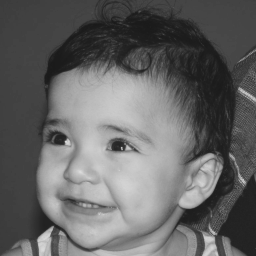
//> input picture img/biel.png, 256 x 256 px
$ ./esteg-encode img/biel.png   (built with g++ and OpenCV 4)
//> lines starting //> are read from the running program, lines starting //| are printed output that depends on the picture
#include <iostream>
#include <opencv2/opencv.hpp>

int main(int argc, char**argv) {
    cv::Mat imagemEscondida, imagemCodificada;
    cv::Vec3b valEscondida, valCodificada;

    imagemCodificada = cv::imread(argv[1], cv::IMREAD_COLOR);
//> imagemCodificada is the input picture: 256 rows x 256 cols, CV_8UC3; min 26, max 219, mean 100.9

    if (imagemCodificada.empty()) {
        std::cout << "imagem nao carregou corretamente" << std::endl;
        return (-1);
    }

    imagemEscondida = cv::Mat::zeros(imagemCodificada.rows, imagemCodificada.cols, CV_8UC3);

    for (int i = 0; i < imagemCodificada.rows; i++) {
        for (int j = 0; j < imagemCodificada.cols; j++) {
            valCodificada = imagemCodificada.at<cv::Vec3b>(i, j);
            valEscondida[0] = (0b00000111 & valCodificada[0]) << 5;
            valEscondida[1] = (0b00000111 & valCodificada[1]) << 5;
            valEscondida[2] = (0b00000111 & valCodificada[2]) << 5;
            imagemEscondida.at<cv::Vec3b>(i, j) = valEscondida;
        }
    }
//> this loop made 256 passes
//> valCodificada on passes 1 to 3: [64, 64, 64], [65, 65, 65], [67, 67, 67]
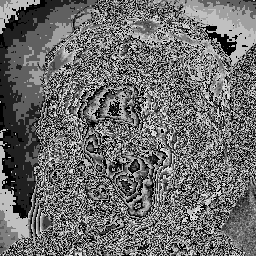
//> imagemEscondida: 256 rows x 256 cols, CV_8UC3; min 0, max 224, mean 108.3
//> after the loop, valCodificada = [35, 35, 35]
    imwrite("./resultimg/esteganografia.png", imagemEscondida);
    return 0;
}
